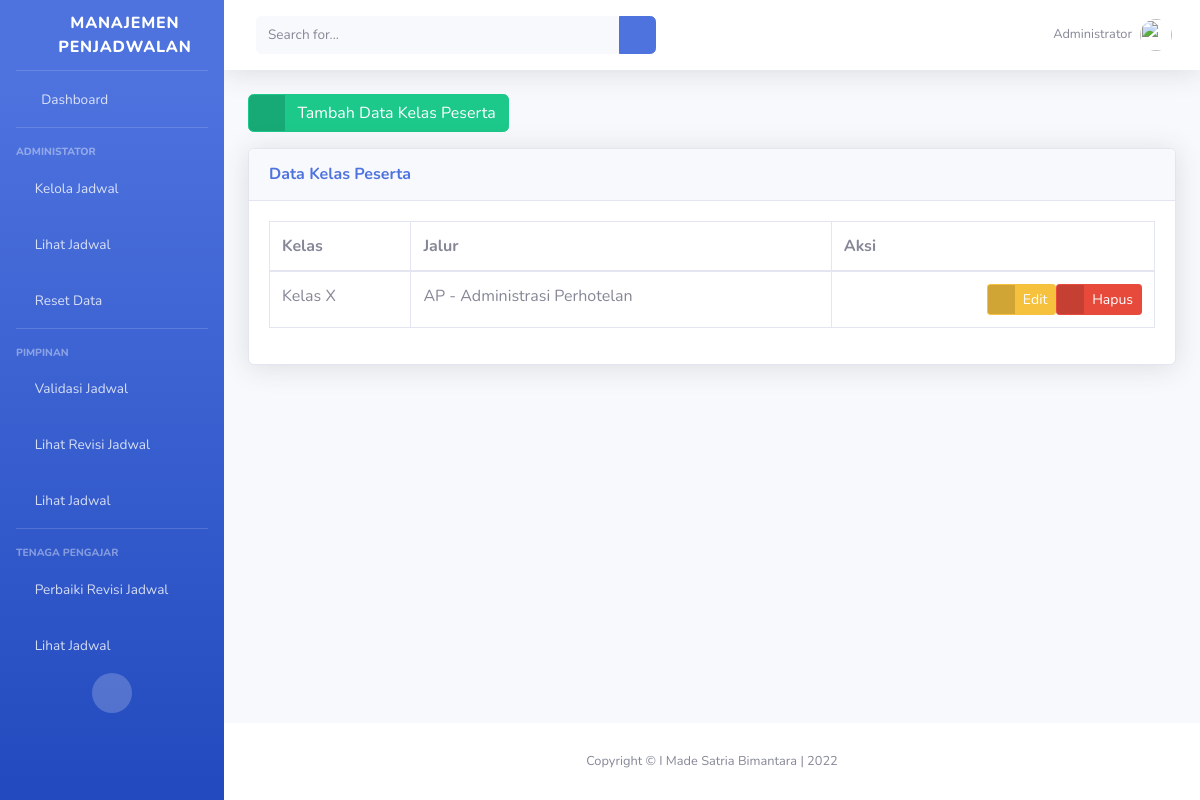
Before: /administrator/kelas/ with the older database file.
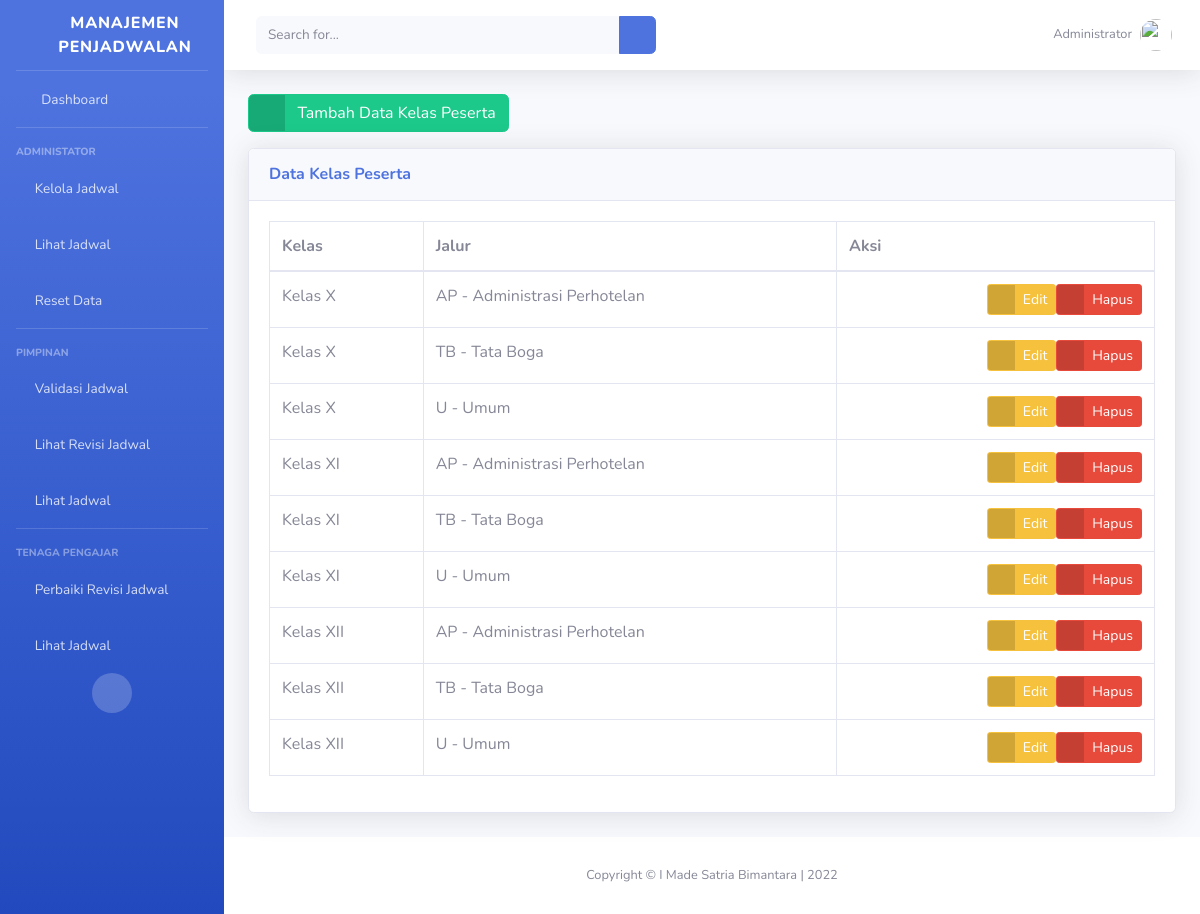
After: the same page with the newer database file.
### administrator/models.py (models this page shows, shortened)
class DetailKelas(models.Model):
    kelas = models.ForeignKey(
        Kelas,
        on_delete=models.CASCADE,
    )
    jalur = models.ForeignKey(
        Jalur,
        on_delete=models.CASCADE,
    )
    class Meta:
        ordering = ['kelas']
        verbose_name_plural = "Detail Kelas Peserta"

class Kelas(models.Model):
    CHOICES_KELAS = (
        ('Kelas X', 'Kelas X'),
        ('Kelas XI', 'Kelas XI'),
        ('Kelas XII', 'Kelas XII'),
    )
    nama_kelas = models.CharField(
        'Nama Kelas',
        choices=CHOICES_KELAS,
        max_length=12,
        unique=True
    )
    class Meta:
        ordering = ['nama_kelas']
        verbose_name_plural = "Kelas"
    def __str__(self):
        return self.nama_kelas

class Jalur(models.Model):
    kode_jalur = models.CharField(
        'Kode Unik Jalur',
        max_length=5,
        unique=True
    )
    nama_jalur = models.CharField(
        'Nama Jalur',
        max_length=25,
    )
    published = models.DateTimeField(
        auto_now_add=True,
        editable=False
    )
    updated = models.DateTimeField(
        auto_now=True,
        editable=False
    )
    class Meta:
        ordering = ['published']
        verbose_name_plural = "Jalur"
    def __str__(self):
        return "{} - {}".format(self.kode_jalur, self.nama_jalur)

### administrator/kelas_views.py (the view)
# urls.py: path('kelas/', KelasIndexView.as_view(), name='kelas_list'),
class KelasIndexView(ListView):
    template_name = 'administrator/kelas/index.html'
    context = {
        'title_page': "Database | Kelas",
        'subtitle_page': "Halaman Database Kelas"
    }
    def get(self, request):
        all_class = Kelas.objects.all()
        all_jalur = Jalur.objects.all()
        all_detailkelas = DetailKelas.objects.all()
        self.context.update(
            {
                'all_class': all_class,
                'all_jalur': all_jalur,
                'all_detailkelas': all_detailkelas,
            }
        )
        return render(request, self.template_name, self.context)

### templates/administrator/kelas/index.html (shortened to what this page needs)
{% extends 'base.html' %}
{% load static %}
{% block page_content %}
<div class="row">
    <div class="col">
        <a href="{% url 'administrator_IT:kelas_create' %}" class="btn btn-success btn-icon-split">
            <span class="icon text-white-50">
                <i class="fas fa-plus-circle"></i>
            </span>
            <span class="text">Tambah Data Kelas Peserta</span>
        </a>
    </div>
</div>
<div class="row mt-3">
    <div class="col">
        <div class="card shadow mb-4">
            <div class="card-header py-3">
                <h6 class="m-0 font-weight-bold text-primary">Data Kelas Peserta</h6>
            </div>
            <div class="card-body">
                <div class="table-responsive">
                    <table class="table table-bordered" id="tableDetailKelas" width="100%" cellspacing="0">
                        <thead>
                            <tr>
                                <th>Kelas</th>
                                <th>Jalur</th>
                                <th>Aksi</th>
                            </tr>
                        </thead>
                        <tbody>
                            {% for detailkelas in all_detailkelas %}
                            <tr>
                                <td>{{detailkelas.kelas}}</td>
                                <td>{{detailkelas.jalur}}</td>
                                <td>
                                    <div class="d-flex justify-content-end">
                                        <a href="{% url 'administrator_IT:kelas_update' detailkelas.id %}"
                                            class="btn btn-warning btn-icon-split btn-sm">
                                            <span class="icon text-white-50">
                                                <i class="fas fa-exclamation-triangle"></i>
                                            </span>
                                            <span class="text">Edit</span>
                                        </a>
                                        <a href="{% url 'administrator_IT:kelas_delete' detailkelas.id %}"
                                            class="btn btn-danger btn-icon-split btn-sm">
                                            <span class="icon text-white-50">
                                                <i class="fas fa-trash"></i>
                                            </span>
                                            <span class="text">Hapus</span>
                                        </a>
                                    </div>
                                </td>
                            </tr>
                            {% endfor %}
                        </tbody>
                    </table>
                </div>
            </div>
        </div>
    </div>
</div>
{% endblock page_content %}

Changed rows visible on the page:
added DetailKelas: kelas "Kelas X", jalur "TB - Tata Boga"
added DetailKelas: kelas "Kelas X", jalur "U - Umum"
added DetailKelas: kelas "Kelas XI", jalur "AP - Administrasi Perhotelan"
added DetailKelas: kelas "Kelas XI", jalur "TB - Tata Boga"
added DetailKelas: kelas "Kelas XI", jalur "U - Umum"
added DetailKelas: kelas "Kelas XII", jalur "AP - Administrasi Perhotelan"
added DetailKelas: kelas "Kelas XII", jalur "TB - Tata Boga"
added DetailKelas: kelas "Kelas XII", jalur "U - Umum"
